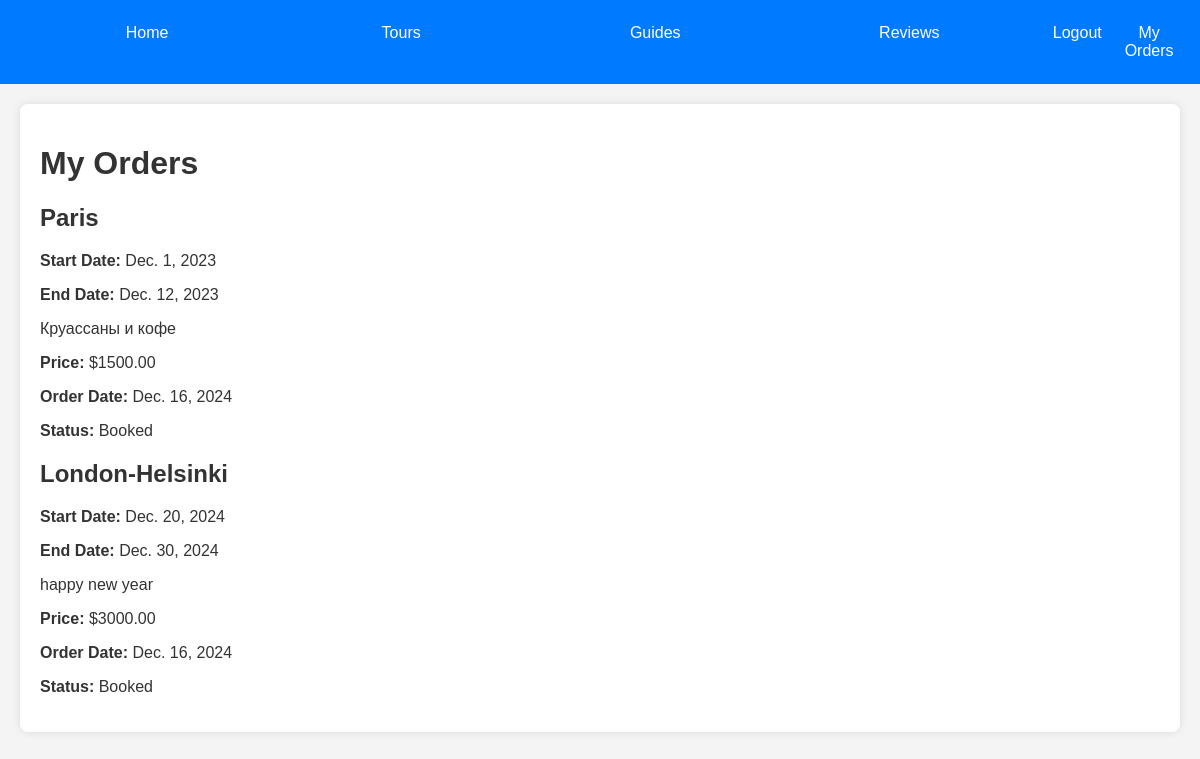
The app's page /tours/user_orders/ (signed in), older data.
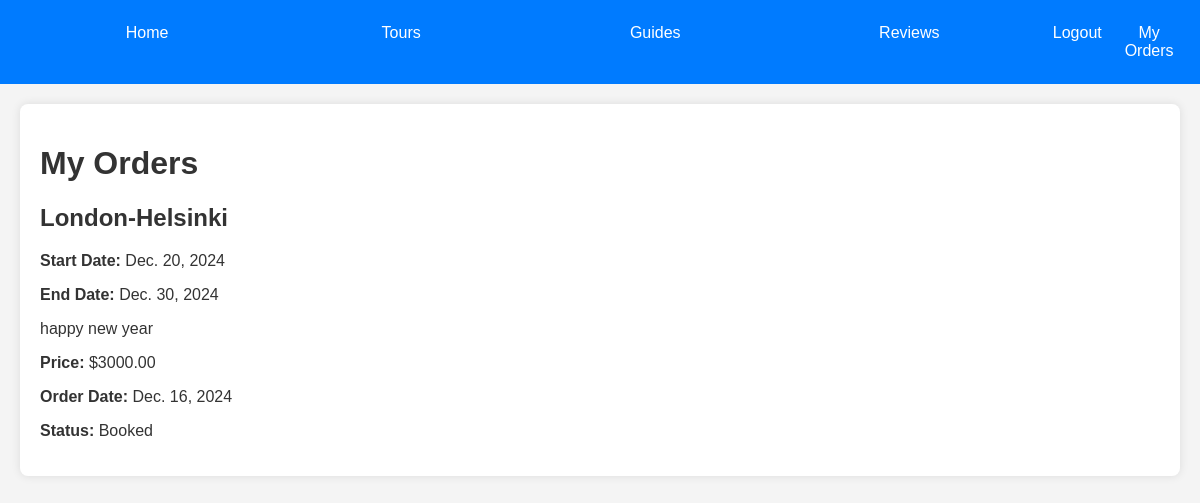
The same page, newer data.
### tours/models.py (models this page shows, shortened)
class Order(models.Model):
    user = models.ForeignKey(User, on_delete=models.CASCADE, default=1)  # Убедитесь, что у вас есть пользователь с ID 1
    tour = models.ForeignKey(Tour, on_delete=models.CASCADE)
    date_of_booking = models.DateField(auto_now_add=True)
    status = models.CharField(max_length=50)

class Tour(models.Model):
    name_tour = models.CharField(max_length = 50)
    date_of_start = models.DateField(null = True, blank = True)
    date_of_end = models.DateField(null = True, blank = True)
    description = models.TextField()
    price = models.DecimalField(max_digits=10, decimal_places=2, null=True, blank=True)

### tours/views.py (the view)
# urls.py: path('user_orders/', views.user_orders, name='user_orders'),
@login_required
def user_orders(request):
    orders = Order.objects.filter(user=request.user)
    return render(request, 'users/user_orders.html', {'orders': orders})

### tours/templates/users/user_orders.html (shortened to what this page needs)
{% extends 'base.html' %}
{% block content %}
    <h1>My Orders</h1>
    <div class="order-list">
        {% for order in orders %}
            <div class="order-item">
                <h2>{{ order.tour.name_tour }}</h2>
                <p><strong>Start Date:</strong> {{ order.tour.date_of_start }}</p>
                <p><strong>End Date:</strong> {{ order.tour.date_of_end }}</p>
                <p>{{ order.tour.description }}</p>
                <p><strong>Price:</strong> ${{ order.tour.price }}</p>
                <p><strong>Order Date:</strong> {{ order.date_of_booking }}</p>
                <p><strong>Status:</strong> {{ order.status }}</p>
            </div>
        {% endfor %}
    </div>
{% endblock %}

Row changes from the older to the newer data that the page shows:
removed Order: tour.name_tour "Paris", tour.date_of_start "Dec. 1, 2023", tour.date_of_end "Dec. 12, 2023", tour.description "Круассаны и кофе", tour.price "1500.00", date_of_booking "Dec. 16, 2024", status "Booked"
